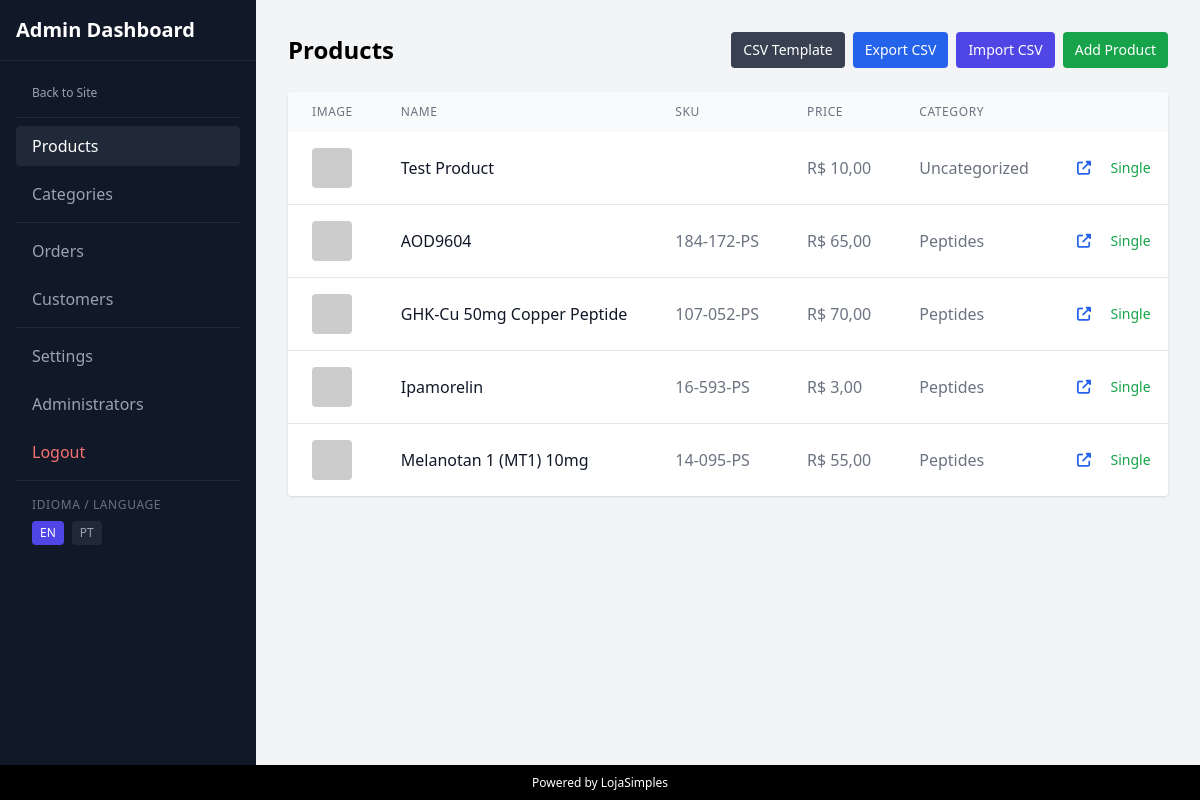
The page /admin (signed in) on the database its author committed.
### tables this page shows
CREATE TABLE products (
    id INTEGER PRIMARY KEY AUTOINCREMENT,
    name TEXT NOT NULL,
    sku TEXT,
    price REAL,
    image_url TEXT,
    category TEXT,
    short_desc TEXT,
    long_desc TEXT,
    pdf_url TEXT,
    created_at DATETIME DEFAULT CURRENT_TIMESTAMP
, category_id INTEGER, pdf_label TEXT, slug TEXT, type TEXT DEFAULT 'physical', digital_delivery INTEGER DEFAULT 0, download_limit INTEGER DEFAULT 0, download_expiry_days INTEGER DEFAULT 0, file_url TEXT);

CREATE TABLE settings (
        key TEXT PRIMARY KEY,
        value TEXT
    );

CREATE TABLE categories (
    id INTEGER PRIMARY KEY AUTOINCREMENT,
    name TEXT NOT NULL,
    slug TEXT UNIQUE NOT NULL,
    created_at DATETIME DEFAULT CURRENT_TIMESTAMP
);

### src/i18n.php (called while the page is built, shortened)
<?php
$lang = $_SESSION['lang'] ?? 'en';
$translations = [];
$langFile = __DIR__ . "/../lang/{$lang}.php";
if (file_exists($langFile)) {
    $translations = require $langFile;
} else {
    $fallbackLangFile = __DIR__ . "/../lang/en.php";
    if (file_exists($fallbackLangFile)) {
        $translations = require $fallbackLangFile;
    }
}
function __($key) {
    global $translations;
    $key = (string) $key;
    return isset($translations[$key]) ? (string) $translations[$key] : $key;
}

### src/products.php (called while the page is built, shortened)
<?php
require_once __DIR__ . '/db.php';
function normalizeProductSlug($value) {
    $slug = strtolower(trim((string)$value));
    $slug = preg_replace('/[^a-z0-9-]+/', '-', $slug);
    $slug = preg_replace('/-+/', '-', (string)$slug);
    $slug = trim((string)$slug, '-');
    return $slug;
}
function ensureProductsSchema() {
    global $pdo;
    $stmt = $pdo->query("PRAGMA table_info(products)");
    $columns = $stmt->fetchAll(PDO::FETCH_COLUMN, 1);
    $rows = $pdo->query("SELECT id, name, sku, slug FROM products ORDER BY id ASC")->fetchAll(PDO::FETCH_ASSOC);
    foreach ($rows as $row) {
        $currentSlug = trim((string)($row['slug'] ?? ''));
        $seed = $currentSlug !== '' ? $currentSlug : ((string)($row['name'] ?? '') !== '' ? $row['name'] : ($row['sku'] ?? 'product'));
        $baseSlug = normalizeProductSlug($seed);
        $slug = $baseSlug;
    }
}
function getProductPrimaryImageUrl(array $product) {
    $primary = trim((string)($product['primary_image_url'] ?? ''));
    if ($primary !== '') {
        return $primary;
    }
    return trim((string)($product['image_url'] ?? ''));
}
function getAllProducts($categorySlug = null, $limit = null, $offset = 0, $searchTerm = null) {
    ensureProductsSchema();
    global $pdo;
    $sql = "
        SELECT p.*, c.name as category_name,
               COALESCE(
                    (
                        SELECT pi.image_url
                        FROM product_images pi
                        WHERE pi.product_id = p.id
                        ORDER BY pi.is_primary DESC, pi.sort_order ASC, pi.id ASC
                        LIMIT 1
                    ),
                    p.image_url
               ) as primary_image_url
        FROM products p
        LEFT JOIN categories c ON p.category_id = c.id
    ";
    $params = [];
    $searchTerm = trim((string)$searchTerm);
    $sql .= " ORDER BY p.created_at DESC";
    $stmt = $pdo->prepare($sql);
    $stmt->execute($params);
    return $stmt->fetchAll(PDO::FETCH_ASSOC);
}

### src/functions.php (called while the page is built, shortened)
<?php
require_once __DIR__ . '/db.php';
function formatMoney($amount) {
    static $currencyCode = null;
    static $currencySymbol = null;
    if ($currencyCode === null) {
        $currencyCode = getSetting('store_currency', 'BRL');
        $currencySymbol = getSetting('store_currency_symbol', 'R$');
    }
    if ($currencyCode === 'BRL') {
        return $currencySymbol . ' ' . number_format((float)$amount, 2, ',', '.');
    } else {
        return $currencySymbol . ' ' . number_format((float)$amount, 2, '.', ',');
    }
}
function getSetting($key, $default = '') {
    global $pdo;
    $stmt = $pdo->prepare("SELECT value FROM settings WHERE key = ?");
    $stmt->execute([$key]);
    $result = $stmt->fetch(PDO::FETCH_ASSOC);
    return ($result && $result['value'] !== null) ? $result['value'] : $default;
}

### templates/admin/dashboard.php (the view, shortened to what this page needs)
<!DOCTYPE html>
<html lang="<?php echo htmlspecialchars($_SESSION['lang'] ?? 'en'); ?>">
<head>
    <script src="https://cdn.tailwindcss.com"></script>
    <link rel="stylesheet" href="https://cdnjs.cloudflare.com/ajax/libs/font-awesome/6.4.0/css/all.min.css">
    <link href="https://cdn.quilljs.com/1.3.6/quill.snow.css" rel="stylesheet">
    <link href="https://unpkg.com/filepond/dist/filepond.min.css" rel="stylesheet">
    <link href="https://unpkg.com/filepond-plugin-image-preview/dist/filepond-plugin-image-preview.min.css" rel="stylesheet">
</head>
<body class="bg-gray-100 font-sans flex flex-col h-screen" x-data="{
    sidebarOpen: false,
    tab: localStorage.getItem('admin_tab') || 'products',
    categoryModalOpen: false,
    pageModalOpen: false,
    editCategory: {},
    editPage: {},
    testEmail: 'e@crisweiser.com',
    smtpTesting: false,
    smtpTestMessage: '',
    smtpTestSuccess: null,
    initQuill() {
        if (!this.quill) {
            this.quill = new Quill('#editor', {
                theme: 'snow'
            });
            this.quill.on('text-change', () => {
                this.editPage.content = this.quill.root.innerHTML;
                document.getElementById('pageContent').value = this.quill.root.innerHTML;
            });
        }
    },
    init() {
        this.$watch('tab', value => localStorage.setItem('admin_tab', value));
    },
    testSMTP() {
        this.smtpTesting = true;
        this.smtpTestMessage = '';
        this.smtpTestSuccess = null;
        fetch('/admin/test-smtp?to=' + encodeURIComponent(this.testEmail))
            .then(r => r.json())
            .then(data => {
                this.smtpTestSuccess = !!data.success;
                this.smtpTestMessage = data.success ? '<?php echo __('Test email sent successfully.'); ?>' : ('<?php echo __('Send failed'); ?>: ' + (data.message || '<?php echo __('check credentials.'); ?>'));
            })
            .catch(err => {
                this.smtpTestSuccess = false;
                this.smtpTestMessage = '<?php echo __('Unexpected error'); ?>: ' + err;
            })
            .finally(() => {
                this.smtpTesting = false;
            });
    }
}">
    <div class="flex flex-1 overflow-hidden relative">
        <div :class="sidebarOpen ? 'translate-x-0' : '-translate-x-full'" class="fixed md:static inset-y-0 left-0 z-30 w-64 bg-gray-900 text-white flex flex-col transition-transform duration-300 md:translate-x-0 h-full overflow-y-auto">
            <div class="p-4 text-xl font-bold border-b border-gray-800 flex justify-between items-center">
                <span><?php echo __('Admin Dashboard'); ?></span>
            </div>
            <nav class="flex-1 p-4 space-y-2">
                <a href="/" class="block w-full text-left px-4 py-2 text-xs text-gray-400 hover:text-white"><?php echo __('Back to Site'); ?></a>
                <div class="border-t border-gray-800 my-1"></div>
                <button @click="tab = 'products'; sidebarOpen = false;" :class="tab === 'products' ? 'bg-gray-800 text-white' : 'text-gray-400 hover:text-white'" class="w-full text-left px-4 py-2 rounded">
                    <?php echo __('Products'); ?>
                </button>
                <button @click="tab = 'categories'; sidebarOpen = false;" :class="tab === 'categories' ? 'bg-gray-800 text-white' : 'text-gray-400 hover:text-white'" class="w-full text-left px-4 py-2 rounded">
                    <?php echo __('Categories'); ?>
                </button>
                <div class="border-t border-gray-800 my-1"></div>
                <button @click="tab = 'orders'; sidebarOpen = false;" :class="tab === 'orders' ? 'bg-gray-700 text-white font-semibold border border-gray-600' : 'text-gray-400 hover:text-white'" class="w-full text-left px-4 py-2 rounded">
                    <?php echo __('Orders'); ?>
                </button>
                <button @click="tab = 'customers'; sidebarOpen = false;" :class="tab === 'customers' ? 'bg-gray-700 text-white font-semibold border border-gray-600' : 'text-gray-400 hover:text-white'" class="w-full text-left px-4 py-2 rounded">
                    <?php echo __('Customers'); ?>
                </button>
                <div class="border-t border-gray-800 my-1"></div>
                <button @click="tab = 'settings'; sidebarOpen = false;" :class="tab === 'settings' ? 'bg-gray-800 text-white' : 'text-gray-400 hover:text-white'" class="w-full text-left px-4 py-2 rounded">
                    <?php echo __('Settings'); ?>
                </button>
                <button @click="tab = 'admins'; sidebarOpen = false;" :class="tab === 'admins' ? 'bg-gray-800 text-white' : 'text-gray-400 hover:text-white'" class="w-full text-left px-4 py-2 rounded">
                    <?php echo __('Admins'); ?>
                </button>
                <a href="/logout" class="block w-full text-left px-4 py-2 text-red-400 hover:text-red-300"><?php echo __('Logout'); ?></a>
                <div class="border-t border-gray-800 my-2"></div>
                <div class="px-4 py-2">
                    <span class="text-xs text-gray-500 uppercase tracking-wider block mb-2">Idioma / Language</span>
                    <div class="flex gap-2">
                        <a href="?lang=en" class="text-xs px-2 py-1 rounded <?php echo ($_SESSION['lang'] ?? 'en') === 'en' ? 'bg-indigo-600 text-white' : 'bg-gray-800 text-gray-400 hover:text-white'; ?>">EN</a>
                        <a href="?lang=pt" class="text-xs px-2 py-1 rounded <?php echo ($_SESSION['lang'] ?? 'en') === 'pt' ? 'bg-indigo-600 text-white' : 'bg-gray-800 text-gray-400 hover:text-white'; ?>">PT</a>
                    </div>
                </div>
            </nav>
        </div>
        <div class="flex-1 flex flex-col overflow-hidden">
            <div class="flex-1 overflow-auto p-4 md:p-8">
            <div x-show="tab === 'products'">
                <div class="flex flex-col sm:flex-row sm:justify-between sm:items-center gap-4 mb-6">
                    <h1 class="text-2xl font-bold"><?php echo __('Products'); ?></h1>
                    <div class="flex flex-wrap items-center gap-2">
                        <a href="/admin/products/csv-template" class="bg-gray-700 text-white px-3 py-2 text-sm rounded hover:bg-gray-800">CSV Template</a>
                        <a href="/admin/products/export-csv" class="bg-blue-600 text-white px-3 py-2 text-sm rounded hover:bg-blue-700">Export CSV</a>
                        <button type="button" onclick="document.getElementById('csvFileInput').value = ''; document.getElementById('csvFileInput').click()" class="bg-indigo-600 text-white px-3 py-2 text-sm rounded hover:bg-indigo-700">Import CSV</button>
                        <a href="/admin/product-form" class="bg-green-600 text-white px-3 py-2 text-sm rounded hover:bg-green-700">Add Product</a>
                    </div>
                </div>
                <div class="bg-white rounded shadow overflow-x-auto">
                    <table class="min-w-full">
                        <thead class="bg-gray-50">
                            <tr>
                                <th class="px-6 py-3 text-left text-xs font-medium text-gray-500 uppercase tracking-wider"><?php echo __('Image'); ?></th>
                                <th class="px-6 py-3 text-left text-xs font-medium text-gray-500 uppercase tracking-wider"><?php echo __('Name'); ?></th>
                                <th class="px-6 py-3 text-left text-xs font-medium text-gray-500 uppercase tracking-wider">SKU</th>
                                <th class="px-6 py-3 text-left text-xs font-medium text-gray-500 uppercase tracking-wider">Price</th>
                                <th class="px-6 py-3 text-left text-xs font-medium text-gray-500 uppercase tracking-wider">Category</th>
                                <th class="px-6 py-3 text-right text-xs font-medium text-gray-500 uppercase tracking-wider"><?php echo __('Actions'); ?></th>
                            </tr>
                        </thead>
                        <tbody class="divide-y divide-gray-200">
                            <?php foreach ($products as $p): ?>
                            <?php $adminImageUrl = getProductPrimaryImageUrl($p); ?>
                            <?php if ($adminImageUrl === '') $adminImageUrl = 'https://placehold.co/100x100?text=No+Image'; ?>
                            <tr>
                                <td class="px-6 py-4 whitespace-nowrap">
                                    <img src="<?php echo htmlspecialchars($adminImageUrl ?? ''); ?>" class="h-10 w-10 object-contain rounded">
                                </td>
                                <td class="px-6 py-4 whitespace-nowrap font-medium text-gray-900"><?php echo htmlspecialchars($p['name'] ?? ''); ?></td>
                                <td class="px-6 py-4 whitespace-nowrap text-gray-500"><?php echo htmlspecialchars($p['sku'] ?? ''); ?></td>
                                <td class="px-6 py-4 whitespace-nowrap text-gray-500"><?php echo formatMoney($p['price']); ?></td>
                                <td class="px-6 py-4 whitespace-nowrap text-gray-500"><?php echo htmlspecialchars($p['category_name'] ?? __('Uncategorized')); ?></td>
                                <td class="px-6 py-4 whitespace-nowrap text-right text-sm font-medium">
                                    <a href="/product/<?php echo $p['slug']; ?>" target="_blank" class="text-blue-600 hover:text-blue-900 mr-4" title="<?php echo __('View Product'); ?>"><i class="fa-solid fa-up-right-from-square"></i></a>
                                    <a href="/produto/<?php echo $p['slug']; ?>/single" target="_blank" class="text-green-600 hover:text-green-900 mr-4" title="Página Única de Checkout">Single</a>
                                </td>
                            </tr>
                            <?php endforeach; ?>
                        </tbody>
                    </table>
                </div>
            </div>
        </div>
    </div>
    </div>
    <div class="w-full bg-black h-[35px] flex items-center justify-center shrink-0">
        <span class="text-white text-xs">Powered by LojaSimples</span>
    </div>
</body>
</html>

### rows shown on the page
products: name "Test Product", price.value "R$ 10,00", category_name "Uncategorized"
products: name "AOD9604", sku "184-172-PS", price.value "R$ 65,00", category.name "Peptides"
products: name "GHK-Cu 50mg Copper Peptide", sku "107-052-PS", price.value "R$ 70,00", category.name "Peptides"
products: name "Ipamorelin", sku "16-593-PS", price.value "R$ 3,00", category.name "Peptides"
products: name "Melanotan 1 (MT1) 10mg", sku "14-095-PS", price.value "R$ 55,00", category.name "Peptides"

### other values the page prints
__('Admin Dashboard') "Admin Dashboard"
__('Back to Site') "Back to Site"
__('Products') "Products"
__('Categories') "Categories"
__('Orders') "Orders"
__('Customers') "Customers"
__('Settings') "Settings"
__('Admins') "Administrators"
__('Logout') "Logout"
__('Image') "IMAGE"
__('Name') "NAME"
